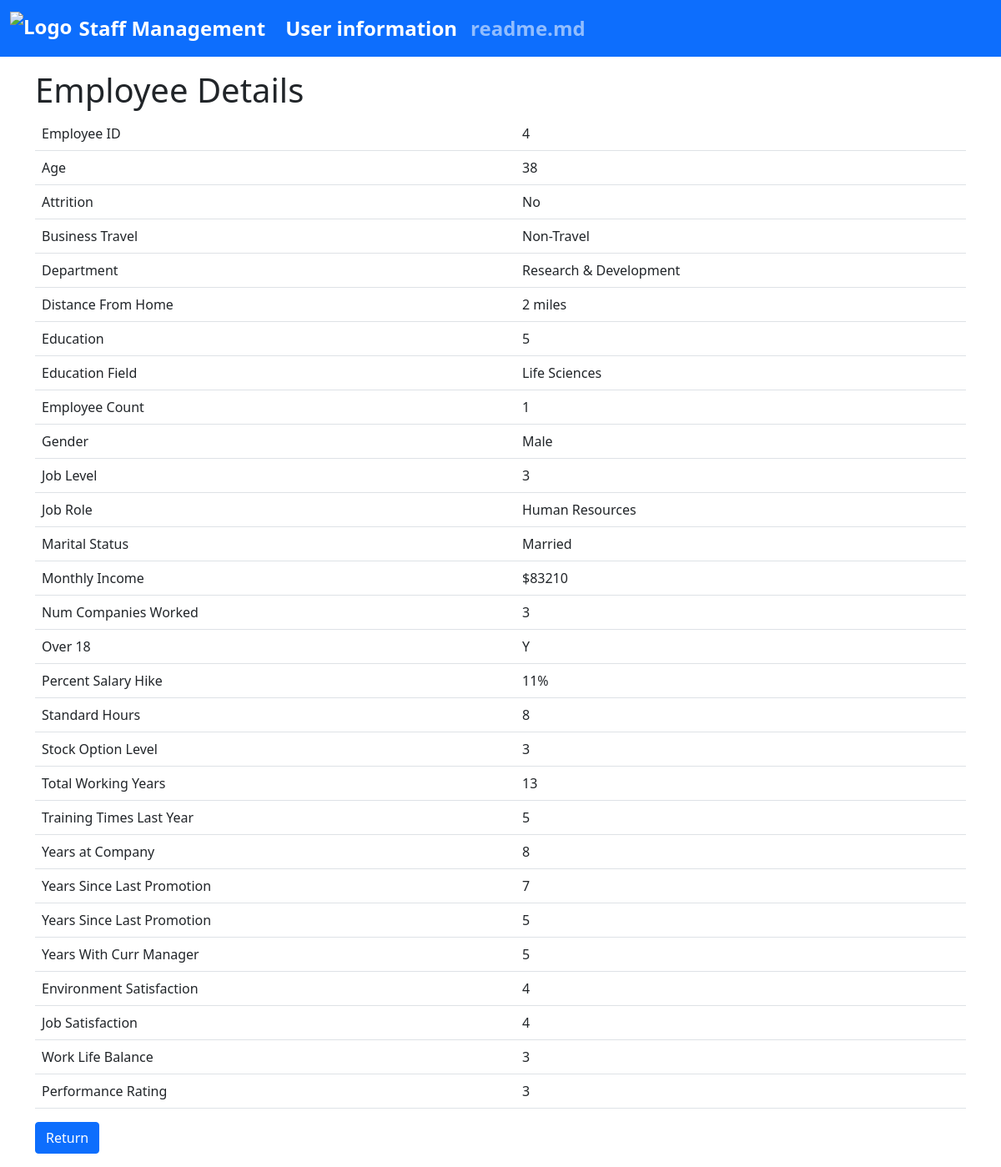
Screenshot of /detail?id=4 with the database file from the repository.
### tables this page shows
CREATE TABLE staff_information (
        id INTEGER PRIMARY KEY AUTOINCREMENT,
        employeeid INTEGER,
        age INTEGER,
        attrition TEXT,
        department TEXT,
        education INTEGER,
        educationfield TEXT,
        gender TEXT,
        joblevel INTEGER,
        jobrole TEXT,
        maritalstatus TEXT,
        monthlyincome INTEGER,
        numcompaniesworked INTEGER,
        over18 TEXT,
        percentsalaryhike INTEGER,
        standardhours INTEGER,
        stockoptionlevel INTEGER,
        totalworkingyears INTEGER,
        trainingtimeslastyear INTEGER,
        yearsatcompany INTEGER,
        yearssincelastpromotion INTEGER,
        yearswithcurrmanager INTEGER
    );

CREATE TABLE staff_privacy_information (
        id INTEGER PRIMARY KEY AUTOINCREMENT,
        businesstravel TEXT,
        distancefromhome INTEGER,
        employeecount INTEGER,
        environmentsatisfaction INTEGER,
        jobsatisfaction INTEGER,
        worklifebalance INTEGER,
        performancerating INTEGER,
        employeeid INTEGER
    );

### index.py (the view)
@app.route('/detail')
def detail():
    get_title = title()
    id = request.args.get('id')
    detail_re = get_detail(id)
    return render_template('detail.html', title=get_title,detail_row=detail_re)

### index.py (called while the page is built)
def title():
    title = 'staff'
    return title

def get_detail(id):
    conn = sqlite3.connect('staff_information.db')
    conn.row_factory = sqlite3.Row
    cur = conn.cursor()
    cur.execute("""
            select * from staff_information as a left join staff_privacy_information as b
            on a.employeeid = b.employeeid  where a.employeeid = ?
        """, (id,))
    row = cur.fetchone()
    conn.close()
    return row

### templates/detail.html (shortened to what this page needs)
<!DOCTYPE html>
<html>
<head>
    <link rel="stylesheet" href="https://cdn.bootcdn.net/ajax/libs/bootstrap/5.1.3/css/bootstrap.min.css">
</head>
<body>
    <nav class="navbar navbar-expand-lg navbar-dark bg-primary mx-auto">
        <div class="container-fluid">
            <a class="navbar-brand d-flex align-items-center" href="/">
                <img src="https://www.abdn.ac.uk/global/images/layout/UoA_Primary_Logo_RGB_2018.svg?v=1537886890" alt="Logo" class="me-2" height="40">
                <span class="flex-grow-1">Staff Management</span>
            </a>
            <div class="collapse navbar-collapse" id="navbarNav">
                <ul class="navbar-nav me-auto">
                    <li class="nav-item">
                        <a class="nav-link active" aria-current="page" href="/">User information</a>
                    </li>
                    <li class="nav-item">
                        <a class="nav-link" href="/readme.md">readme.md</a>
                    </li>
                </ul>
            </div>
        </div>
    </nav>
    <div class="container my-3">
        <div class="row">
            <div class="col-12">
                <h1>Employee Details</h1>
                <table class="table employee-detail-table">
                    <tr>
                        <td>Employee ID</td>
                        <td>{{ detail_row["employeeid"] }}</td>
                    </tr>
                    <tr>
                        <td>Age</td>
                        <td>{{ detail_row["age"] }}</td>
                    </tr>
                    <tr>
                        <td>Attrition</td>
                        <td>{{ detail_row["attrition"] }}</td>
                    </tr>
                    <tr>
                        <td>Business Travel</td>
                        <td>{{ detail_row["businesstravel"] }}</td>
                    </tr>
                    <tr>
                        <td>Department</td>
                        <td>{{ detail_row["department"] }}</td>
                    </tr>
                    <tr>
                        <td>Distance From Home</td>
                        <td>{{ detail_row["distancefromhome"] }} miles</td>
                    </tr>
                    <tr>
                        <td>Education</td>
                        <td>{{ detail_row["education"] }}</td>
                    </tr>
                    <tr>
                        <td>Education Field</td>
                        <td>{{ detail_row["educationfield"] }}</td>
                    </tr>
                    <tr>
                        <td>Employee Count</td>
                        <td>{{ detail_row["employeecount"] }}</td>
                    </tr>
                    <tr>
                        <td>Gender</td>
                        <td>{{ detail_row["gender"] }}</td>
                    </tr>
                    <tr>
                        <td>Job Level</td>
                        <td>{{ detail_row["joblevel"] }}</td>
                    </tr>
                    <tr>
                        <td>Job Role</td>
                        <td>{{ detail_row["jobrole"] }}</td>
                    </tr>
                    <tr>
                        <td>Marital Status</td>
                        <td>{{ detail_row["maritalstatus"] }}</td>
                    </tr>
                    <tr>
                        <td>Monthly Income</td>
                        <td>${{ detail_row["monthlyincome"] }}</td>
                    </tr>
                    <tr>
                        <td>Num Companies Worked</td>
                        <td>{{ detail_row["numcompaniesworked"] }}</td>
                    </tr>
                    <tr>
                        <td>Over 18</td>
                        <td>{{ detail_row["over18"] }}</td>
                    </tr>
                    <tr>
                        <td>Percent Salary Hike</td>
                        <td>{{ detail_row["percentsalaryhike"] }}%</td>
                    </tr>
                    <tr>
                        <td>Standard Hours</td>
                        <td>{{ detail_row["standardhours"] }}</td>
                    </tr>
                    <tr>
                        <td>Stock Option Level</td>
                        <td>{{ detail_row["stockoptionlevel"] }}</td>
                    </tr>
                    <tr>
                        <td>Total Working Years</td>
                        <td>{{ detail_row["totalworkingyears"] }}</td>
                    </tr>
                    <tr>
                        <td>Training Times Last Year</td>
                        <td>{{ detail_row["trainingtimeslastyear"] }}</td>
                    </tr>
                    <tr>
                        <td>Years at Company</td>
                        <td>{{ detail_row["yearsatcompany"] }}</td>
                    </tr>
                    <tr>
                        <td>Years Since Last Promotion</td>
                        <td>{{ detail_row["yearssincelastpromotion"] }}</td>
                    </tr>
                    <tr>
                        <td>Years Since Last Promotion</td>
                        <td>{{ detail_row["yearswithcurrmanager"] }}</td>
                    </tr>
                    <tr>
                        <td>Years With Curr Manager</td>
                        <td>{{ detail_row["yearswithcurrmanager"] }}</td>
                    </tr>
                    <tr>
                        <td>Environment Satisfaction</td>
                        <td>{{ detail_row["environmentsatisfaction"] }}</td>
                    </tr>
                    <tr>
                        <td>Job Satisfaction</td>
                        <td>{{ detail_row["jobsatisfaction"] }}</td>
                    </tr>
                    <tr>
                        <td>Work Life Balance</td>
                        <td>{{ detail_row["worklifebalance"] }}</td>
                    </tr>
                    <tr>
                        <td>Performance Rating</td>
                        <td>{{ detail_row["performancerating"] }}</td>
                    </tr>
                </table>
                <a href="/" class="btn btn-primary">Return</a>
            </div>
        </div>
    </div>
</body>
</html>

### templates/detail.html (style rules this page uses)
.navbar-brand img { max-height: 50px; }
.navbar-brand, .navbar-nav .nav-link { color: white; font-weight: bold; font-size: 24px; }

### rows the page displays
staff_information: age "38", attrition "No", department "Research & Development", education "5", educationfield "Life Sciences", gender "Male", joblevel "3", jobrole "Human Resources", maritalstatus "Married", monthlyincome "83210", numcompaniesworked "3", over18 "Y", percentsalaryhike "11", standardhours "8", stockoptionlevel "3", totalworkingyears "13", trainingtimeslastyear "5", yearsatcompany "8", yearssincelastpromotion "7", yearswithcurrmanager "5"
staff_privacy_information: businesstravel "Non-Travel", distancefromhome "2", employeecount "1", environmentsatisfaction "4", jobsatisfaction "4", worklifebalance "3", performancerating "3"

### other values shown
{{ detail_row["employeeid"] }} "4"
